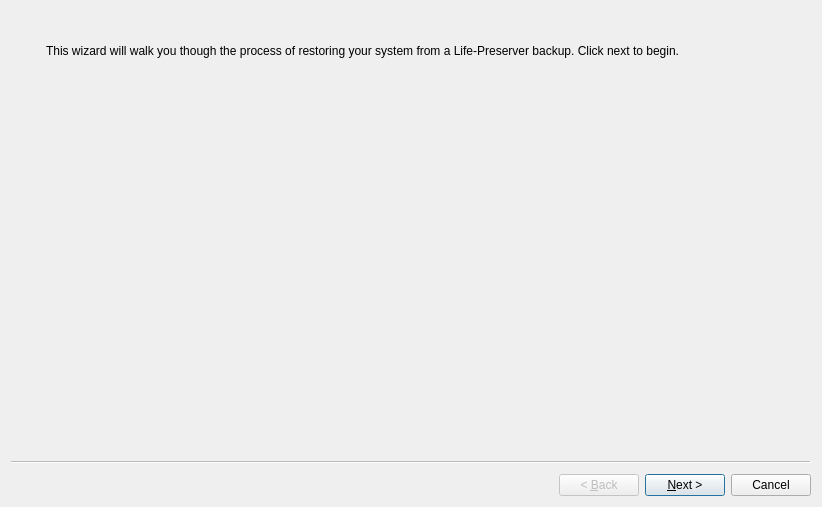
<?xml version="1.0" encoding="UTF-8"?>
<ui version="4.0">
 <class>wizardRestore</class>
 <widget class="QWizard" name="wizardRestore">
  <property name="geometry">
   <rect>
    <x>0</x>
    <y>0</y>
    <width>822</width>
    <height>507</height>
   </rect>
  </property>
  <property name="windowTitle">
   <string notr="true">Restore Wizard</string>
  </property>
  <property name="windowIcon">
   <iconset resource="sysinstaller.qrc">
    <normaloff>:/modules/images/lifepreserver.png</normaloff>:/modules/images/lifepreserver.png</iconset>
  </property>
  <property name="wizardStyle">
   <enum>QWizard::ClassicStyle</enum>
  </property>
  <widget class="QWizardPage" name="Page_Intro">
   <layout class="QGridLayout" name="gridLayout">
    <item row="0" column="0" rowspan="3">
     <layout class="QVBoxLayout" name="verticalLayout_3">
      <item>
       <widget class="QLabel" name="label_2">
        <property name="sizePolicy">
         <sizepolicy hsizetype="Fixed" vsizetype="Fixed">
          <horstretch>0</horstretch>
          <verstretch>0</verstretch>
         </sizepolicy>
        </property>
        <property name="maximumSize">
         <size>
          <width>55</width>
          <height>55</height>
         </size>
        </property>
        <property name="text">
         <string/>
        </property>
        <property name="pixmap">
         <pixmap resource="sysinstaller.qrc">:/modules/images/lifepreserver.png</pixmap>
        </property>
        <property name="scaledContents">
         <bool>true</bool>
        </property>
        <property name="alignment">
         <set>Qt::AlignCenter</set>
        </property>
       </widget>
      </item>
      <item>
       <spacer name="verticalSpacer_10">
        <property name="orientation">
         <enum>Qt::Vertical</enum>
        </property>
        <property name="sizeHint" stdset="0">
         <size>
          <width>20</width>
          <height>40</height>
         </size>
        </property>
       </spacer>
      </item>
     </layout>
    </item>
    <item row="0" column="1">
     <spacer name="verticalSpacer">
      <property name="orientation">
       <enum>Qt::Vertical</enum>
      </property>
      <property name="sizeType">
       <enum>QSizePolicy::Fixed</enum>
      </property>
      <property name="sizeHint" stdset="0">
       <size>
        <width>258</width>
        <height>18</height>
       </size>
      </property>
     </spacer>
    </item>
    <item row="1" column="1">
     <widget class="QLabel" name="label">
      <property name="sizePolicy">
       <sizepolicy hsizetype="MinimumExpanding" vsizetype="Preferred">
        <horstretch>0</horstretch>
        <verstretch>0</verstretch>
       </sizepolicy>
      </property>
      <property name="text">
       <string>This wizard will walk you though the process of restoring your system from a Life-Preserver backup. Click next to begin. </string>
      </property>
      <property name="wordWrap">
       <bool>true</bool>
      </property>
     </widget>
    </item>
    <item row="1" column="2" rowspan="2">
     <spacer name="horizontalSpacer_2">
      <property name="orientation">
       <enum>Qt::Horizontal</enum>
      </property>
      <property name="sizeType">
       <enum>QSizePolicy::Fixed</enum>
      </property>
      <property name="sizeHint" stdset="0">
       <size>
        <width>18</width>
        <height>178</height>
       </size>
      </property>
     </spacer>
    </item>
    <item row="2" column="1">
     <spacer name="verticalSpacer_2">
      <property name="orientation">
       <enum>Qt::Vertical</enum>
      </property>
      <property name="sizeType">
       <enum>QSizePolicy::MinimumExpanding</enum>
      </property>
      <property name="sizeHint" stdset="0">
       <size>
        <width>228</width>
        <height>163</height>
       </size>
      </property>
     </spacer>
    </item>
   </layout>
  </widget>
  <widget class="QWizardPage" name="Page_Host">
   <layout class="QGridLayout" name="gridLayout_11">
    <item row="0" column="0" rowspan="4">
     <layout class="QVBoxLayout" name="verticalLayout_2">
      <item>
       <widget class="QLabel" name="label_13">
        <property name="sizePolicy">
         <sizepolicy hsizetype="Fixed" vsizetype="Fixed">
          <horstretch>0</horstretch>
          <verstretch>0</verstretch>
         </sizepolicy>
        </property>
        <property name="maximumSize">
         <size>
          <width>55</width>
          <height>55</height>
         </size>
        </property>
        <property name="text">
         <string/>
        </property>
        <property name="pixmap">
         <pixmap resource="sysinstaller.qrc">:/modules/images/network.png</pixmap>
        </property>
        <property name="scaledContents">
         <bool>true</bool>
        </property>
       </widget>
      </item>
      <item>
       <spacer name="verticalSpacer_9">
        <property name="orientation">
         <enum>Qt::Vertical</enum>
        </property>
        <property name="sizeHint" stdset="0">
         <size>
          <width>20</width>
          <height>118</height>
         </size>
        </property>
       </spacer>
      </item>
     </layout>
    </item>
    <item row="0" column="1">
     <spacer name="verticalSpacer_5">
      <property name="orientation">
       <enum>Qt::Vertical</enum>
      </property>
      <property name="sizeType">
       <enum>QSizePolicy::Fixed</enum>
      </property>
      <property name="sizeHint" stdset="0">
       <size>
        <width>268</width>
        <height>18</height>
       </size>
      </property>
     </spacer>
    </item>
    <item row="1" column="1">
     <widget class="QLabel" name="label_3">
      <property name="text">
       <string>To get started with a system restore, please select the type of backup to restore from:</string>
      </property>
      <property name="wordWrap">
       <bool>true</bool>
      </property>
     </widget>
    </item>
    <item row="2" column="1">
     <spacer name="verticalSpacer_3">
      <property name="orientation">
       <enum>Qt::Vertical</enum>
      </property>
      <property name="sizeType">
       <enum>QSizePolicy::Fixed</enum>
      </property>
      <property name="sizeHint" stdset="0">
       <size>
        <width>288</width>
        <height>17</height>
       </size>
      </property>
     </spacer>
    </item>
    <item row="3" column="1">
     <widget class="QTabWidget" name="tabRestore">
      <property name="currentIndex">
       <number>0</number>
      </property>
      <widget class="QWidget" name="sshTab">
       <attribute name="title">
        <string>SSH Restore</string>
       </attribute>
       <layout class="QGridLayout" name="gridLayout_2">
        <item row="0" column="0">
         <widget class="QGroupBox" name="groupReplicate">
          <property name="title">
           <string>Backup Server</string>
          </property>
          <property name="checkable">
           <bool>false</bool>
          </property>
          <property name="checked">
           <bool>false</bool>
          </property>
          <layout class="QGridLayout" name="gridLayout_9">
           <item row="0" column="0">
            <layout class="QHBoxLayout" name="horizontalLayout_8">
             <item>
              <widget class="QLabel" name="label_22">
               <property name="text">
                <string>Host Name</string>
               </property>
              </widget>
             </item>
             <item>
              <widget class="QLineEdit" name="lineHostName"/>
             </item>
            </layout>
           </item>
           <item row="1" column="0">
            <layout class="QHBoxLayout" name="horizontalLayout_7">
             <item>
              <widget class="QLabel" name="label_23">
               <property name="text">
                <string>User Name</string>
               </property>
              </widget>
             </item>
             <item>
              <widget class="QLineEdit" name="lineUserName"/>
             </item>
            </layout>
           </item>
           <item row="2" column="0">
            <layout class="QHBoxLayout" name="horizontalLayout_4">
             <item>
              <widget class="QLabel" name="label_4">
               <property name="sizePolicy">
                <sizepolicy hsizetype="Maximum" vsizetype="Preferred">
                 <horstretch>0</horstretch>
                 <verstretch>0</verstretch>
                </sizepolicy>
               </property>
               <property name="text">
                <string>SSH Port</string>
               </property>
              </widget>
             </item>
             <item>
              <spacer name="horizontalSpacer_3">
               <property name="orientation">
                <enum>Qt::Horizontal</enum>
               </property>
               <property name="sizeType">
                <enum>QSizePolicy::Fixed</enum>
               </property>
               <property name="sizeHint" stdset="0">
                <size>
                 <width>40</width>
                 <height>20</height>
                </size>
               </property>
              </spacer>
             </item>
             <item>
              <widget class="QSpinBox" name="spinPort">
               <property name="maximum">
                <number>999999</number>
               </property>
               <property name="value">
                <number>22</number>
               </property>
              </widget>
             </item>
             <item>
              <spacer name="horizontalSpacer_4">
               <property name="orientation">
                <enum>Qt::Horizontal</enum>
               </property>
               <property name="sizeHint" stdset="0">
                <size>
                 <width>40</width>
                 <height>20</height>
                </size>
               </property>
              </spacer>
             </item>
            </layout>
           </item>
          </layout>
         </widget>
        </item>
       </layout>
      </widget>
     </widget>
    </item>
    <item row="3" column="2">
     <spacer name="horizontalSpacer_6">
      <property name="orientation">
       <enum>Qt::Horizontal</enum>
      </property>
      <property name="sizeType">
       <enum>QSizePolicy::Fixed</enum>
      </property>
      <property name="sizeHint" stdset="0">
       <size>
        <width>18</width>
        <height>198</height>
       </size>
      </property>
     </spacer>
    </item>
    <item row="4" column="1">
     <spacer name="verticalSpacer_4">
      <property name="orientation">
       <enum>Qt::Vertical</enum>
      </property>
      <property name="sizeHint" stdset="0">
       <size>
        <width>218</width>
        <height>97</height>
       </size>
      </property>
     </spacer>
    </item>
   </layout>
  </widget>
  <widget class="QWizardPage" name="Page_Auth">
   <layout class="QGridLayout" name="gridLayout_4">
    <item row="0" column="0" rowspan="4">
     <layout class="QVBoxLayout" name="verticalLayout">
      <item>
       <widget class="QLabel" name="label_12">
        <property name="sizePolicy">
         <sizepolicy hsizetype="Fixed" vsizetype="Fixed">
          <horstretch>0</horstretch>
          <verstretch>0</verstretch>
         </sizepolicy>
        </property>
        <property name="maximumSize">
         <size>
          <width>55</width>
          <height>55</height>
         </size>
        </property>
        <property name="text">
         <string/>
        </property>
        <property name="pixmap">
         <pixmap resource="sysinstaller.qrc">:/modules/images/add_user.png</pixmap>
        </property>
        <property name="scaledContents">
         <bool>true</bool>
        </property>
       </widget>
      </item>
      <item>
       <spacer name="verticalSpacer_7">
        <property name="orientation">
         <enum>Qt::Vertical</enum>
        </property>
        <property name="sizeHint" stdset="0">
         <size>
          <width>20</width>
          <height>78</height>
         </size>
        </property>
       </spacer>
      </item>
     </layout>
    </item>
    <item row="0" column="1" colspan="2">
     <spacer name="verticalSpacer_6">
      <property name="orientation">
       <enum>Qt::Vertical</enum>
      </property>
      <property name="sizeType">
       <enum>QSizePolicy::Fixed</enum>
      </property>
      <property name="sizeHint" stdset="0">
       <size>
        <width>326</width>
        <height>18</height>
       </size>
      </property>
     </spacer>
    </item>
    <item row="1" column="1" colspan="3">
     <widget class="QLabel" name="label_6">
      <property name="text">
       <string>If you saved your Life-Preserver key onto a USB drive, insert it now and select USB key, otherwise you may wish to use password authentication.</string>
      </property>
      <property name="wordWrap">
       <bool>true</bool>
      </property>
     </widget>
    </item>
    <item row="2" column="1">
     <spacer name="verticalSpacer_11">
      <property name="orientation">
       <enum>Qt::Vertical</enum>
      </property>
      <property name="sizeType">
       <enum>QSizePolicy::Fixed</enum>
      </property>
      <property name="sizeHint" stdset="0">
       <size>
        <width>20</width>
        <height>17</height>
       </size>
      </property>
     </spacer>
    </item>
    <item row="3" column="1" colspan="2">
     <widget class="QGroupBox" name="groupBox">
      <property name="title">
       <string>Server Authentication</string>
      </property>
      <layout class="QGridLayout" name="gridLayout_3">
       <item row="0" column="0">
        <widget class="QRadioButton" name="radioUSBAuth">
         <property name="text">
          <string>Use USB key</string>
         </property>
         <property name="checked">
          <bool>true</bool>
         </property>
        </widget>
       </item>
       <item row="1" column="0">
        <widget class="QRadioButton" name="radioPasswordAuth">
         <property name="text">
          <string>Use password authentication</string>
         </property>
        </widget>
       </item>
      </layout>
     </widget>
    </item>
    <item row="3" column="3">
     <spacer name="horizontalSpacer_7">
      <property name="orientation">
       <enum>Qt::Horizontal</enum>
      </property>
      <property name="sizeType">
       <enum>QSizePolicy::Fixed</enum>
      </property>
      <property name="sizeHint" stdset="0">
       <size>
        <width>18</width>
        <height>128</height>
       </size>
      </property>
     </spacer>
    </item>
    <item row="4" column="2">
     <spacer name="verticalSpacer_8">
      <property name="orientation">
       <enum>Qt::Vertical</enum>
      </property>
      <property name="sizeHint" stdset="0">
       <size>
        <width>299</width>
        <height>17</height>
       </size>
      </property>
     </spacer>
    </item>
   </layout>
  </widget>
  <widget class="QWizardPage" name="Page_System">
   <layout class="QGridLayout" name="gridLayout_6">
    <item row="0" column="1">
     <spacer name="verticalSpacer_13">
      <property name="orientation">
       <enum>Qt::Vertical</enum>
      </property>
      <property name="sizeType">
       <enum>QSizePolicy::Fixed</enum>
      </property>
      <property name="sizeHint" stdset="0">
       <size>
        <width>299</width>
        <height>18</height>
       </size>
      </property>
     </spacer>
    </item>
    <item row="1" column="1">
     <widget class="QLabel" name="label_15">
      <property name="text">
       <string>The following systems are backed up on this server, select the one you wish to restore. </string>
      </property>
      <property name="wordWrap">
       <bool>true</bool>
      </property>
     </widget>
    </item>
    <item row="1" column="2" rowspan="5">
     <spacer name="horizontalSpacer">
      <property name="orientation">
       <enum>Qt::Horizontal</enum>
      </property>
      <property name="sizeType">
       <enum>QSizePolicy::Fixed</enum>
      </property>
      <property name="sizeHint" stdset="0">
       <size>
        <width>18</width>
        <height>197</height>
       </size>
      </property>
     </spacer>
    </item>
    <item row="2" column="1">
     <spacer name="verticalSpacer_14">
      <property name="orientation">
       <enum>Qt::Vertical</enum>
      </property>
      <property name="sizeType">
       <enum>QSizePolicy::Fixed</enum>
      </property>
      <property name="sizeHint" stdset="0">
       <size>
        <width>299</width>
        <height>13</height>
       </size>
      </property>
     </spacer>
    </item>
    <item row="3" column="1">
     <widget class="QGroupBox" name="groupBox_2">
      <property name="title">
       <string>Restore System Selection</string>
      </property>
      <layout class="QGridLayout" name="gridLayout_5">
       <item row="0" column="0">
        <widget class="QComboBox" name="comboBoxRestoreSystem"/>
       </item>
       <item row="0" column="1">
        <spacer name="horizontalSpacer_9">
         <property name="orientation">
          <enum>Qt::Horizontal</enum>
         </property>
         <property name="sizeHint" stdset="0">
          <size>
           <width>40</width>
           <height>20</height>
          </size>
         </property>
        </spacer>
       </item>
      </layout>
     </widget>
    </item>
    <item row="4" column="1">
     <spacer name="verticalSpacer_16">
      <property name="orientation">
       <enum>Qt::Vertical</enum>
      </property>
      <property name="sizeHint" stdset="0">
       <size>
        <width>20</width>
        <height>40</height>
       </size>
      </property>
     </spacer>
    </item>
    <item row="5" column="1">
     <spacer name="verticalSpacer_15">
      <property name="orientation">
       <enum>Qt::Vertical</enum>
      </property>
      <property name="sizeHint" stdset="0">
       <size>
        <width>299</width>
        <height>40</height>
       </size>
      </property>
     </spacer>
    </item>
    <item row="0" column="0" rowspan="6">
     <layout class="QVBoxLayout" name="verticalLayout_4">
      <item>
       <widget class="QLabel" name="label_14">
        <property name="sizePolicy">
         <sizepolicy hsizetype="Fixed" vsizetype="Fixed">
          <horstretch>0</horstretch>
          <verstretch>0</verstretch>
         </sizepolicy>
        </property>
        <property name="maximumSize">
         <size>
          <width>55</width>
          <height>55</height>
         </size>
        </property>
        <property name="text">
         <string/>
        </property>
        <property name="pixmap">
         <pixmap resource="sysinstaller.qrc">:/modules/images/systemsettings.png</pixmap>
        </property>
        <property name="scaledContents">
         <bool>true</bool>
        </property>
       </widget>
      </item>
      <item>
       <spacer name="verticalSpacer_12">
        <property name="orientation">
         <enum>Qt::Vertical</enum>
        </property>
        <property name="sizeHint" stdset="0">
         <size>
          <width>20</width>
          <height>78</height>
         </size>
        </property>
       </spacer>
      </item>
     </layout>
    </item>
   </layout>
  </widget>
  <widget class="QWizardPage" name="Page_Finish">
   <layout class="QGridLayout" name="gridLayout_7">
    <item row="3" column="1">
     <widget class="QGroupBox" name="groupBox_3">
      <property name="title">
       <string>Restore Summary</string>
      </property>
      <layout class="QGridLayout" name="gridLayout_8">
       <item row="0" column="0">
        <widget class="QPlainTextEdit" name="plainTextEditSummary">
         <property name="readOnly">
          <bool>true</bool>
         </property>
        </widget>
       </item>
      </layout>
     </widget>
    </item>
    <item row="0" column="0" rowspan="6">
     <layout class="QVBoxLayout" name="verticalLayout_5">
      <item>
       <widget class="QLabel" name="label_17">
        <property name="sizePolicy">
         <sizepolicy hsizetype="Fixed" vsizetype="Fixed">
          <horstretch>0</horstretch>
          <verstretch>0</verstretch>
         </sizepolicy>
        </property>
        <property name="maximumSize">
         <size>
          <width>55</width>
          <height>55</height>
         </size>
        </property>
        <property name="text">
         <string/>
        </property>
        <property name="pixmap">
         <pixmap resource="sysinstaller.qrc">:/modules/images/systemsettings.png</pixmap>
        </property>
        <property name="scaledContents">
         <bool>true</bool>
        </property>
       </widget>
      </item>
      <item>
       <spacer name="verticalSpacer_17">
        <property name="orientation">
         <enum>Qt::Vertical</enum>
        </property>
        <property name="sizeHint" stdset="0">
         <size>
          <width>20</width>
          <height>78</height>
         </size>
        </property>
       </spacer>
      </item>
     </layout>
    </item>
    <item row="0" column="1">
     <spacer name="verticalSpacer_18">
      <property name="orientation">
       <enum>Qt::Vertical</enum>
      </property>
      <property name="sizeType">
       <enum>QSizePolicy::Fixed</enum>
      </property>
      <property name="sizeHint" stdset="0">
       <size>
        <width>238</width>
        <height>18</height>
       </size>
      </property>
     </spacer>
    </item>
    <item row="1" column="1">
     <widget class="QLabel" name="label_18">
      <property name="sizePolicy">
       <sizepolicy hsizetype="MinimumExpanding" vsizetype="Preferred">
        <horstretch>0</horstretch>
        <verstretch>0</verstretch>
       </sizepolicy>
      </property>
      <property name="text">
       <string>The system is ready to be restored, click Finish to continue.</string>
      </property>
      <property name="wordWrap">
       <bool>true</bool>
      </property>
     </widget>
    </item>
    <item row="1" column="2" rowspan="5">
     <spacer name="horizontalSpacer_5">
      <property name="orientation">
       <enum>Qt::Horizontal</enum>
      </property>
      <property name="sizeType">
       <enum>QSizePolicy::Fixed</enum>
      </property>
      <property name="sizeHint" stdset="0">
       <size>
        <width>18</width>
        <height>197</height>
       </size>
      </property>
     </spacer>
    </item>
    <item row="2" column="1">
     <spacer name="verticalSpacer_19">
      <property name="orientation">
       <enum>Qt::Vertical</enum>
      </property>
      <property name="sizeType">
       <enum>QSizePolicy::Fixed</enum>
      </property>
      <property name="sizeHint" stdset="0">
       <size>
        <width>248</width>
        <height>13</height>
       </size>
      </property>
     </spacer>
    </item>
    <item row="5" column="1">
     <spacer name="verticalSpacer_20">
      <property name="orientation">
       <enum>Qt::Vertical</enum>
      </property>
      <property name="sizeHint" stdset="0">
       <size>
        <width>218</width>
        <height>107</height>
       </size>
      </property>
     </spacer>
    </item>
   </layout>
  </widget>
 </widget>
 <resources>
  <include location="sysinstaller.qrc"/>
 </resources>
 <connections/>
</ui>
